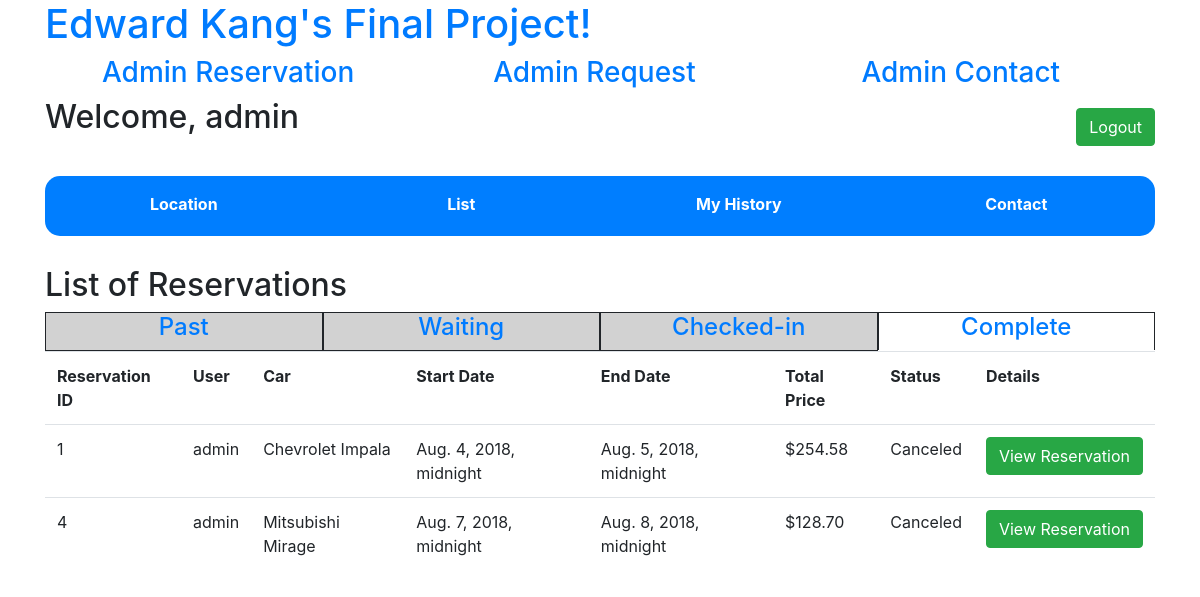
The app's page /adminpage/reservation/past/else (signed in) with its own data.
### rents/models.py (models this page shows, shortened)
class Reservation(models.Model):
    reservation_user = models.ForeignKey(settings.AUTH_USER_MODEL, on_delete=models.CASCADE)
    reservation_car = models.ForeignKey(Car, on_delete=models.CASCADE)
    reservation_start_date = models.DateTimeField()
    reservation_end_date = models.DateTimeField()
    reservation_drop_off = models.ForeignKey(Location, on_delete=models.CASCADE)
    reservation_protection = models.CharField(max_length=64)
    reservation_total_price = models.FloatField()
    reservation_status = models.CharField(max_length=64)
    reservation_request = models.CharField(max_length=64)

class Car(models.Model):
    car_brand = models.CharField(max_length=64)
    car_name = models.CharField(max_length=64)
    car_type = models.CharField(max_length=64)
    car_price = models.FloatField()
    car_size = models.IntegerField()
    car_detail = models.CharField(max_length=64)
    car_status = models.CharField(max_length=64)
    car_location = models.ForeignKey(Location, on_delete=models.CASCADE)

### rents/views.py (the view, shortened to what this page needs)
# urls.py: path("adminpage/reservation/<str:time>/<str:status>", views.adminReservationView, name="admin_reservation"),
@user_passes_test(lambda user: user.is_superuser)
def adminReservationView(request, time, status):
    if not request.user.is_authenticated:
        return render(request, 'rents/login.html', {'message': 'Please login first.'})
    current_time = datetime.now()
    if time == 'past':
        reservation_list = Reservation.objects.filter(reservation_end_date__lt=current_time).all()
        search_status = 'past'
    context = {
        'reservationlists' : reservation_list,
        'searchstatus' : search_status
    }
    return render(request, 'rents/admin_reservation.html', context)

### rents/templates/rents/admin_reservation.html (shortened to what this page needs)
{% extends "rents/menu.html" %}
{% block body %}
<div id="body_content" class="form-group">
    <div>
        <h2>List of Reservations</h2>
        <div class="body_table">
            <div class="body_table_content">
                <div id="past_reservation">
                    <h4><a href="/adminpage/reservation/past/else">Past</a></h4>
                </div>
                <div id="waiting_reservation">
                    <h4><a href="/adminpage/reservation/current/waiting">Waiting</a></h4>
                </div>
                <div id="check_in_reservation">
                    <h4><a href="/adminpage/reservation/current/checked">Checked-in</a></h4>
                </div>
                <div id="complete_reservation">
                    <h4><a href="/adminpage/reservation/current/complete">Complete</a></h4>
                </div>
                <div>
                    <table class="table">
                        <tr>
                            <th>Reservation ID</th>
                            <th>User</th>
                            <th>Car</th>
                            <th>Start Date</th>
                            <th>End Date</th>
                            <th>Total Price</th>
                            <th>Status</th>
                            <th>Details</th>
                        </tr>
                        {% for reservationlist in reservationlists %}
                        <tr>
                            <td>{{ reservationlist.id }}</td>
                            <td>{{ reservationlist.reservation_user.username }}</td>
                            <td>{{ reservationlist.reservation_car.car_brand }} {{ reservationlist.reservation_car.car_name }}</td>
                            <td>{{ reservationlist.reservation_start_date }}</td>
                            <td>{{ reservationlist.reservation_end_date }}</td>
                            <td>${{ reservationlist.reservation_total_price|floatformat:2 }}</td>
                            <td>{{ reservationlist.reservation_status }}</td>
                            <td><input class="btn btn-success" type="button" value="View Reservation" onclick="viewAdminReservation(`{{ reservationlist.id }}`)" /></td>
                        </tr>
                        {% endfor %}
                    </table>
                </div>
            </div>
        </div>
    </div>
</div>
{% endblock %}

### rents/templates/rents/menu.html
{% extends "rents/layout.html" %}
{% block menu %}
<div class="form-group">
    <div class="content_item">
        <h2 id="title_welcome">Welcome, {{ user.username }}</h2>
        <input id="logout_button" class="btn btn-success" type="button" value="Logout" onclick="location.href = '/logout'"/>
    </div>
    <div id="menu">
        <table id="menu_table">
            <tr id="menu_table_tr">
                <td id="menu_table_td">
                    <a class="menu_button" href="/location">Location</a>
                </td>
                <td id="menu_table_td">
                    <a class="menu_button" href="/list">List</a>
                </td>
                <td id="menu_table_td">
                    <a class="menu_button" href="/history">My History</a>
                </td>
                <td id="menu_table_td">
                    <a class="menu_button" href="/contact">Contact</a>
                </td>
            </tr>
        </table>
    </div>
    {% block body %}
    {% endblock %}
</div>
{% endblock %}

### rents/static/rents/style.css (style rules this page uses)
#title_welcome { width: 50%; display: block; float: left; }
#logout_button { margin-top: 10px; display: block; float: right; }
#menu { background-color: #007eff; border-radius: 15px; margin-top: 30px; margin-bottom: 30px; width: 100%; display: block; float: right; }
#menu_table { margin: auto; width: 100% !important; }
#menu_table_tr { height: 60px; width: 100%; display: block; float: left; }
#menu_table_td { width: 25%; display: block; float: left; text-align: center; margin-top: 15px; }
.menu_button { color: white; font-weight: bold; }
#body_content { width: 100%; display: block; float: left; }
.body_table_content { margin-bottom: 40px; display: block; float: left; width: 100%; }
#past_reservation, #waiting_reservation, #check_in_reservation, #complete_reservation, #past_request, #waiting_request, #declined_request, #approved_request { width: 25%; display: block; float: left; text-align: center; border: solid; border-width: thin; }

### records on screen
Reservation: id "1", reservation_user.username "admin", reservation_car.car_brand "Chevrolet", reservation_car.car_name "Impala", reservation_start_date "Aug. 4, 2018, midnight", reservation_end_date "Aug. 5, 2018, midnight", reservation_total_price "254.58", reservation_status "Canceled"
Reservation: id "4", reservation_user.username "admin", reservation_car.car_brand "Mitsubishi", reservation_car.car_name "Mirage", reservation_start_date "Aug. 7, 2018, midnight", reservation_end_date "Aug. 8, 2018, midnight", reservation_total_price "128.70", reservation_status "Canceled"

### other values on screen
{{ user.username }} "admin"
